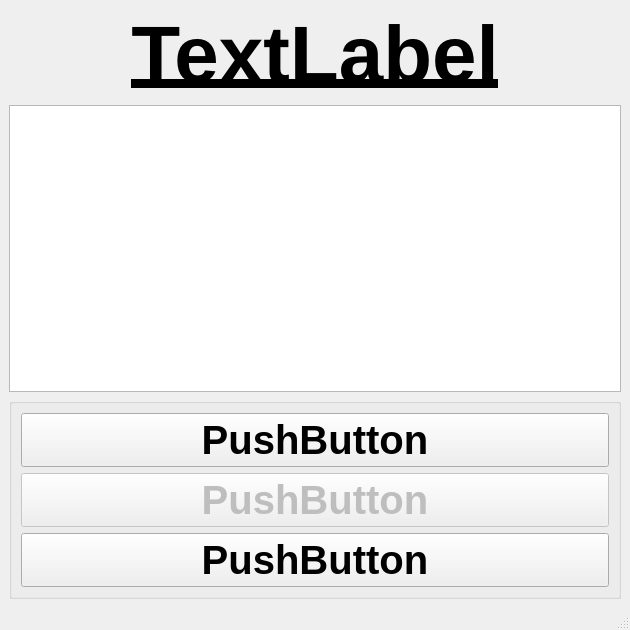
<?xml version="1.0" encoding="UTF-8"?>
<ui version="4.0">
 <class>MainWindow</class>
 <widget class="QMainWindow" name="MainWindow">
  <property name="geometry">
   <rect>
    <x>0</x>
    <y>0</y>
    <width>630</width>
    <height>630</height>
   </rect>
  </property>
  <property name="windowTitle">
   <string>Таймер</string>
  </property>
  <widget class="QWidget" name="centralwidget">
   <layout class="QGridLayout" name="gridLayout">
    <item row="0" column="0">
     <widget class="QLabel" name="tl_time">
      <property name="font">
       <font>
        <pointsize>60</pointsize>
        <italic>false</italic>
        <bold>true</bold>
        <underline>true</underline>
       </font>
      </property>
      <property name="layoutDirection">
       <enum>Qt::LeftToRight</enum>
      </property>
      <property name="autoFillBackground">
       <bool>false</bool>
      </property>
      <property name="text">
       <string>TextLabel</string>
      </property>
      <property name="scaledContents">
       <bool>false</bool>
      </property>
      <property name="alignment">
       <set>Qt::AlignCenter</set>
      </property>
     </widget>
    </item>
    <item row="1" column="0">
     <widget class="QTextBrowser" name="tb_circlsTime">
      <property name="font">
       <font>
        <pointsize>20</pointsize>
       </font>
      </property>
     </widget>
    </item>
    <item row="2" column="0">
     <widget class="QGroupBox" name="groupBox">
      <property name="title">
       <string/>
      </property>
      <layout class="QVBoxLayout" name="verticalLayout">
       <item>
        <widget class="QPushButton" name="pb_start">
         <property name="font">
          <font>
           <pointsize>30</pointsize>
           <bold>true</bold>
          </font>
         </property>
         <property name="text">
          <string>PushButton</string>
         </property>
        </widget>
       </item>
       <item>
        <widget class="QPushButton" name="pb_circle">
         <property name="enabled">
          <bool>false</bool>
         </property>
         <property name="font">
          <font>
           <pointsize>30</pointsize>
           <bold>true</bold>
          </font>
         </property>
         <property name="text">
          <string>PushButton</string>
         </property>
        </widget>
       </item>
       <item>
        <widget class="QPushButton" name="pb_clear">
         <property name="font">
          <font>
           <pointsize>30</pointsize>
           <bold>true</bold>
          </font>
         </property>
         <property name="text">
          <string>PushButton</string>
         </property>
        </widget>
       </item>
      </layout>
     </widget>
    </item>
   </layout>
  </widget>
  <widget class="QMenuBar" name="menubar">
   <property name="geometry">
    <rect>
     <x>0</x>
     <y>0</y>
     <width>630</width>
     <height>25</height>
    </rect>
   </property>
  </widget>
  <widget class="QStatusBar" name="statusbar"/>
 </widget>
 <resources/>
 <connections>
  <connection>
   <sender>pb_clear</sender>
   <signal>clicked()</signal>
   <receiver>tb_circlsTime</receiver>
   <slot>clear()</slot>
   <hints>
    <hint type="sourcelabel">
     <x>422</x>
     <y>539</y>
    </hint>
    <hint type="destinationlabel">
     <x>397</x>
     <y>263</y>
    </hint>
   </hints>
  </connection>
 </connections>
</ui>
